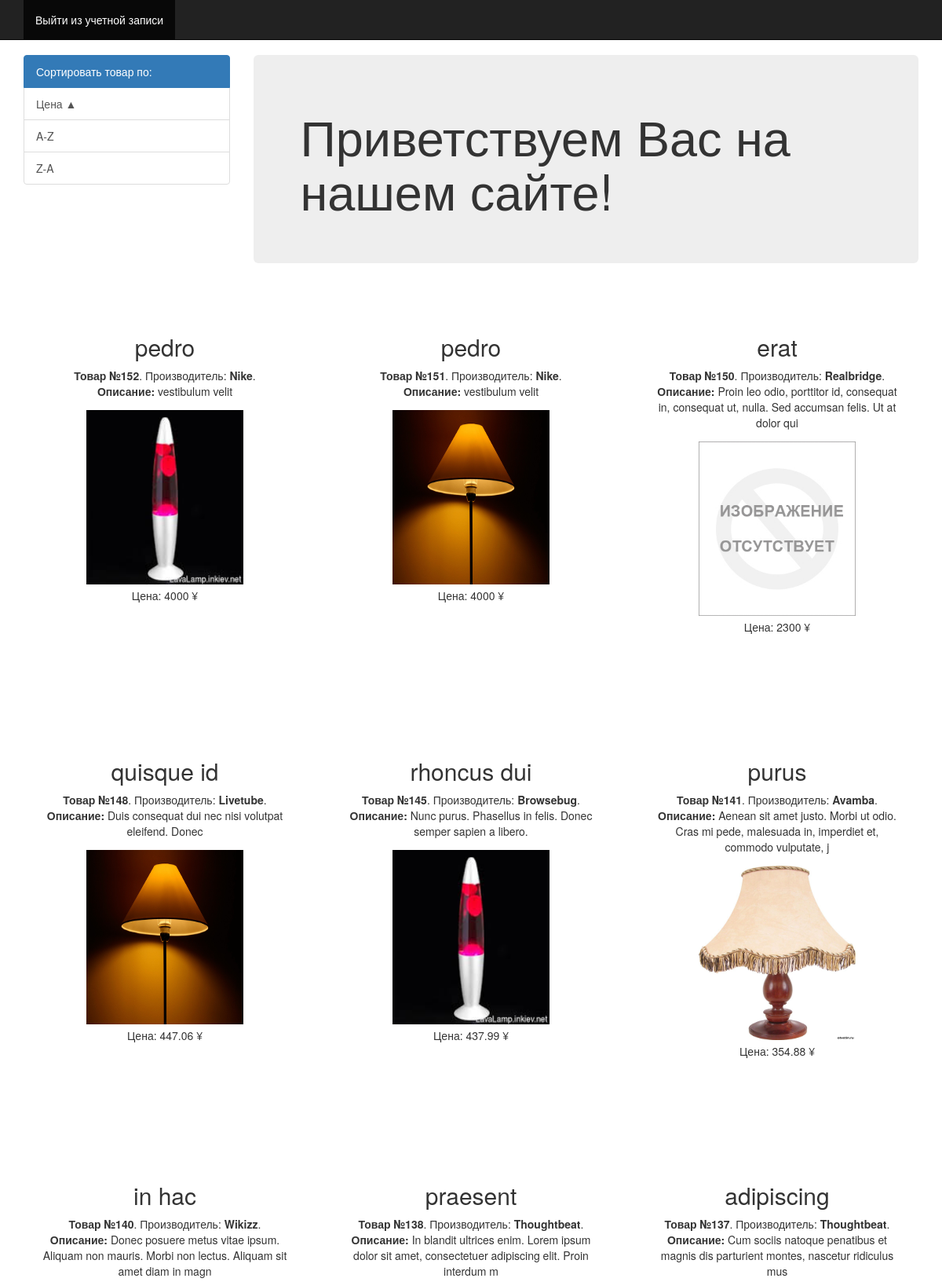
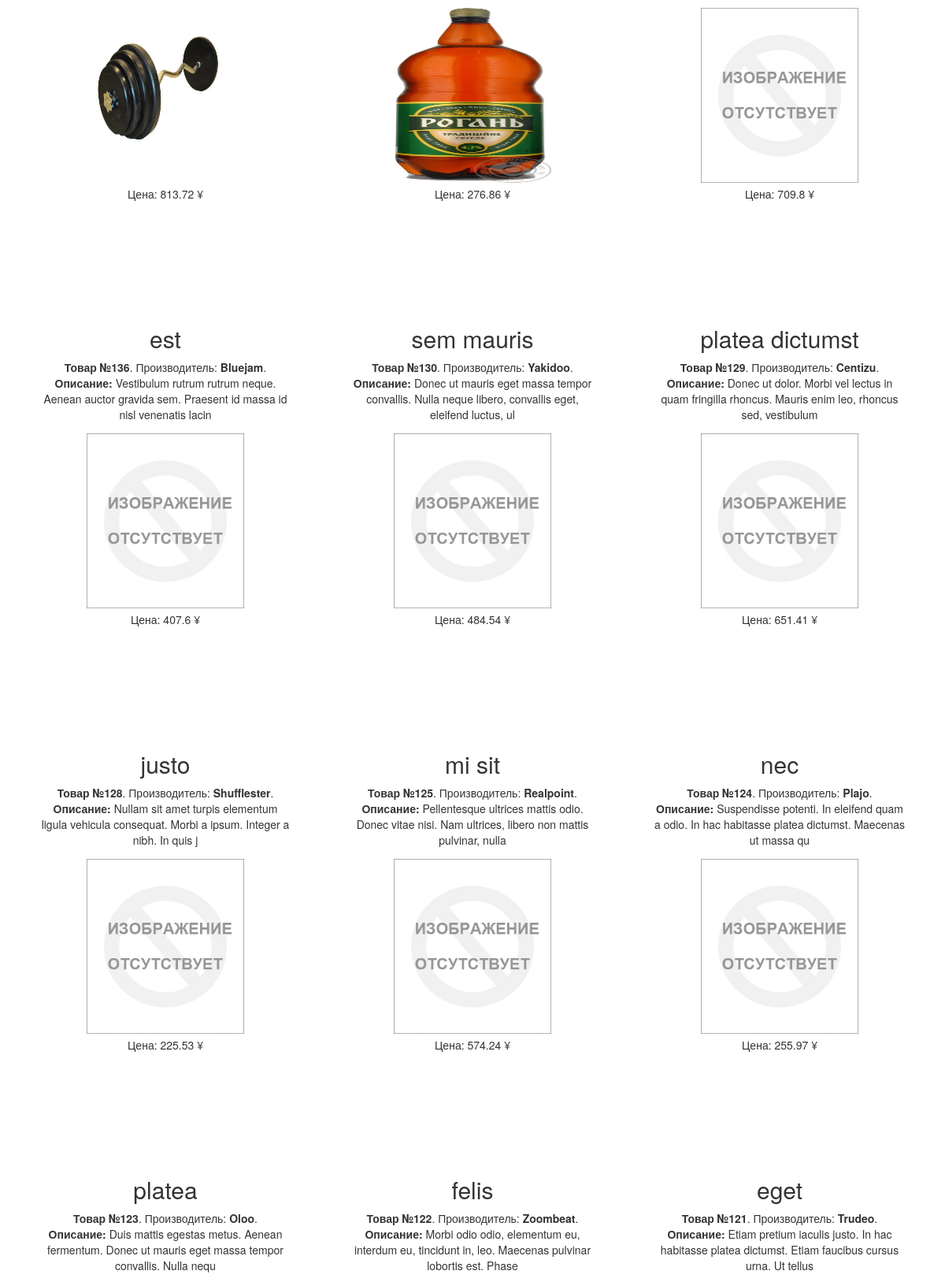
The page /sql/show.php (signed in, upper part) on the database its author committed (2 pictures, top to bottom).
### tables this page shows
CREATE TABLE `products` (
  `id` int(10) unsigned NOT NULL AUTO_INCREMENT,
  `name` varchar(50) NOT NULL,
  `description` varchar(100) NOT NULL,
  `price` float NOT NULL,
  `image` varchar(100) NOT NULL,
  `is_active` tinyint(1) NOT NULL,
  `vendor` varchar(50) NOT NULL,
  `date` varchar(50) NOT NULL,
  PRIMARY KEY (`id`)
);

### sql/show.php (the view, shortened to what this page needs)
<!DOCTYPE html>
<html lang="ru">
  <head>
	<link href="css/style.css" rel="stylesheet">
    <link href="css/bootstrap.min.css" rel="stylesheet">
    <link href="offcanvas.css" rel="stylesheet">
  </head>
  <body>
    <nav class="navbar navbar-fixed-top navbar-inverse">
      <div class="container">
        <div id="navbar" class="collapse navbar-collapse">
          <ul class="nav navbar-nav">
            <li class="active"><a href="/sql/logout.php">Выйти из учетной записи</a></li>
          </ul>
        </div>
      </div>
    </nav>
    <div class="container">
      <div class="row row-offcanvas row-offcanvas-right">
	  <div class="col-xs-6 col-sm-3 sidebar-offcanvas" id="sidebar">
          <div class="list-group">
            <p class="list-group-item active">Сортировать товар по:</p>
            <a href="?order_by_price=down" class="list-group-item">Цена ▲</a>
            <a href="?order_by_name=A-Z" class="list-group-item">A-Z</a>
            <a href="?order_by_name=Z-A" class="list-group-item">Z-A</a>
          </div>
        </div>
        <div class="col-xs-12 col-sm-9">
          <div class="jumbotron">
            <h1>Приветствуем Вас на нашем сайте!</h1>
          </div>
		</div>
      </div>
		 <div class="row">
<?
 include_once("config.inc.php");
function SELECT ($link,$sq){
	$sql = "SELECT * FROM products WHERE is_active ='1'  $sq  ";
    $res = mysqli_query($link, $sql);
	$items = [];
    while ($row = mysqli_fetch_assoc($res)){
        $items[] = $row;
    }
    return ($items);
}
if(isset($_GET['order_by_price'])){
	$sq = order_by_price();
	}elseif(isset($_GET['order_by_name'])){
		$sq = order_by_name();
		}else{$sq = "  ORDER BY id DESC ";}
$items = SELECT ($link,$sq);
foreach($items as $item){
	?>
			<div class="col-lg-4">
				<div class="product_fon">
				  <h2><?=$item['name']?></h2>
				  <span  ><b>Товар №<?=$item['id']?></b>. Производитель: <b><?=$item['vendor']?></b>.</span>
				  <p><b>Описание:</b> <?=$item['description']?></p>
				  <center><img src="<?= $item['image'];?>" width="200" height="222" hspace="4" vspace="4" border="1"></center>
				  <p>Цена: <?=$item['price']?> ¥</p>
				</div>
            </div>
<?php
}
?>
       </div>
    </div>
  </body>
</html>

### sql/css/style.css (style rules this page uses)
body { padding-top: 40px; padding-bottom: 40px; background-color: #eee; }
.product_fon { background: #fff; margin: 20px auto; display: block; text-align:center; height: 500px; padding:20px; border-radius: 5px 5px 5px 5px; }

### sql/offcanvas.css (style rules this page uses)
html, body { overflow-x: hidden; }
body { padding-top: 70px; }

### rows shown on the page
products: name "pedro", id "152", vendor "Nike", description "vestibulum velit", image (picture), price "4000"
products: name "pedro", id "151", vendor "Nike", description "vestibulum velit", image (picture), price "4000"
products: name "erat", id "150", vendor "Realbridge", description "Proin leo odio, porttitor id, consequat in, consequat ut, nulla. Sed accumsan felis. Ut at dolor qui", image (placeholder picture), price "2300"
products: name "quisque id", id "148", vendor "Livetube", description "Duis consequat dui nec nisi volutpat eleifend. Donec", image (picture), price "447.06"
products: name "rhoncus dui", id "145", vendor "Browsebug", description "Nunc purus. Phasellus in felis. Donec semper sapien a libero.", image (picture), price "437.99"
products: name "purus", id "141", vendor "Avamba", description "Aenean sit amet justo. Morbi ut odio. Cras mi pede, malesuada in, imperdiet et, commodo vulputate, j", image (picture), price "354.88"
products: name "in hac", id "140", vendor "Wikizz", description "Donec posuere metus vitae ipsum. Aliquam non mauris. Morbi non lectus. Aliquam sit amet diam in magn", image (picture), price "813.72"
products: name "praesent", id "138", vendor "Thoughtbeat", description "In blandit ultrices enim. Lorem ipsum dolor sit amet, consectetuer adipiscing elit. Proin interdum m", image (picture), price "276.86"
products: name "adipiscing", id "137", vendor "Thoughtbeat", description "Cum sociis natoque penatibus et magnis dis parturient montes, nascetur ridiculus mus", image (placeholder picture), price "709.8"
products: name "est", id "136", vendor "Bluejam", description "Vestibulum rutrum rutrum neque. Aenean auctor gravida sem. Praesent id massa id nisl venenatis lacin", image (placeholder picture), price "407.6"
products: name "sem mauris", id "130", vendor "Yakidoo", description "Donec ut mauris eget massa tempor convallis. Nulla neque libero, convallis eget, eleifend luctus, ul", image (placeholder picture), price "484.54"
products: name "platea dictumst", id "129", vendor "Centizu", description "Donec ut dolor. Morbi vel lectus in quam fringilla rhoncus. Mauris enim leo, rhoncus sed, vestibulum", image (placeholder picture), price "651.41"
products: name "justo", id "128", vendor "Shufflester", description "Nullam sit amet turpis elementum ligula vehicula consequat. Morbi a ipsum. Integer a nibh. In quis j", image (placeholder picture), price "225.53"
products: name "mi sit", id "125", vendor "Realpoint", description "Pellentesque ultrices mattis odio. Donec vitae nisi. Nam ultrices, libero non mattis pulvinar, nulla", image (placeholder picture), price "574.24"
products: name "nec", id "124", vendor "Plajo", description "Suspendisse potenti. In eleifend quam a odio. In hac habitasse platea dictumst. Maecenas ut massa qu", image (placeholder picture), price "255.97"
products: name "platea", id "123", vendor "Oloo", description "Duis mattis egestas metus. Aenean fermentum. Donec ut mauris eget massa tempor convallis. Nulla nequ"
products: name "felis", id "122", vendor "Zoombeat", description "Morbi odio odio, elementum eu, interdum eu, tincidunt in, leo. Maecenas pulvinar lobortis est. Phase"
products: name "eget", id "121", vendor "Trudeo", description "Etiam pretium iaculis justo. In hac habitasse platea dictumst. Etiam faucibus cursus urna. Ut tellus"
